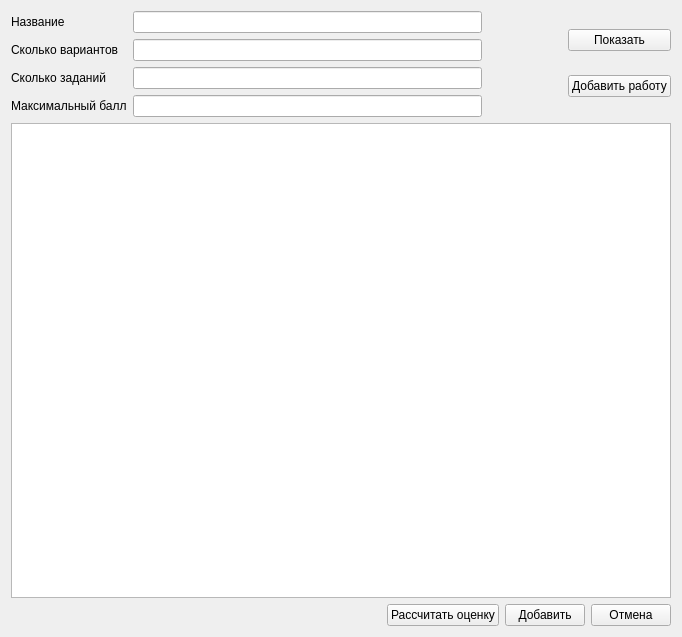
<?xml version="1.0" encoding="UTF-8"?>
<ui version="4.0">
 <class>Form</class>
 <widget class="QWidget" name="Form">
  <property name="geometry">
   <rect>
    <x>0</x>
    <y>0</y>
    <width>682</width>
    <height>637</height>
   </rect>
  </property>
  <property name="windowTitle">
   <string>Form</string>
  </property>
  <layout class="QGridLayout" name="gridLayout">
   <item row="0" column="0">
    <layout class="QVBoxLayout" name="verticalLayout_2">
     <item>
      <layout class="QHBoxLayout" name="horizontalLayout">
       <item>
        <layout class="QFormLayout" name="formLayout">
         <item row="0" column="0">
          <widget class="QLabel" name="label">
           <property name="text">
            <string>Название</string>
           </property>
          </widget>
         </item>
         <item row="0" column="1">
          <widget class="QLineEdit" name="lineEdit"/>
         </item>
         <item row="1" column="0">
          <widget class="QLabel" name="label_2">
           <property name="text">
            <string>Сколько вариантов</string>
           </property>
          </widget>
         </item>
         <item row="1" column="1">
          <widget class="QLineEdit" name="lineEdit_2"/>
         </item>
         <item row="2" column="0">
          <widget class="QLabel" name="label_3">
           <property name="text">
            <string>Сколько заданий</string>
           </property>
          </widget>
         </item>
         <item row="2" column="1">
          <widget class="QLineEdit" name="lineEdit_3"/>
         </item>
         <item row="3" column="0">
          <widget class="QLabel" name="label_5">
           <property name="text">
            <string>Максимальный балл</string>
           </property>
           <property name="scaledContents">
            <bool>true</bool>
           </property>
          </widget>
         </item>
         <item row="3" column="1">
          <widget class="QLineEdit" name="lineEdit_4"/>
         </item>
        </layout>
       </item>
       <item>
        <spacer name="horizontalSpacer">
         <property name="orientation">
          <enum>Qt::Horizontal</enum>
         </property>
         <property name="sizeType">
          <enum>QSizePolicy::Minimum</enum>
         </property>
         <property name="sizeHint" stdset="0">
          <size>
           <width>80</width>
           <height>20</height>
          </size>
         </property>
        </spacer>
       </item>
       <item>
        <layout class="QVBoxLayout" name="verticalLayout">
         <item>
          <widget class="QPushButton" name="pushButton_3">
           <property name="text">
            <string>Показать</string>
           </property>
          </widget>
         </item>
         <item>
          <widget class="QPushButton" name="pushButton_5">
           <property name="text">
            <string>Добавить работу</string>
           </property>
          </widget>
         </item>
        </layout>
       </item>
      </layout>
     </item>
     <item>
      <widget class="QTableWidget" name="tableWidget">
       <property name="rowCount">
        <number>0</number>
       </property>
       <property name="columnCount">
        <number>0</number>
       </property>
      </widget>
     </item>
     <item>
      <layout class="QHBoxLayout" name="horizontalLayout_2">
       <item>
        <widget class="QLabel" name="progress">
         <property name="font">
          <font>
           <family>Times New Roman</family>
           <pointsize>12</pointsize>
           <weight>75</weight>
           <bold>true</bold>
          </font>
         </property>
         <property name="text">
          <string/>
         </property>
        </widget>
       </item>
       <item>
        <spacer name="horizontalSpacer_2">
         <property name="orientation">
          <enum>Qt::Horizontal</enum>
         </property>
         <property name="sizeHint" stdset="0">
          <size>
           <width>40</width>
           <height>20</height>
          </size>
         </property>
        </spacer>
       </item>
       <item>
        <widget class="QPushButton" name="pushButton_4">
         <property name="text">
          <string>Рассчитать оценку</string>
         </property>
        </widget>
       </item>
       <item>
        <widget class="QPushButton" name="pushButton">
         <property name="text">
          <string>Добавить</string>
         </property>
        </widget>
       </item>
       <item>
        <widget class="QPushButton" name="pushButton_2">
         <property name="text">
          <string>Отмена</string>
         </property>
        </widget>
       </item>
      </layout>
     </item>
    </layout>
   </item>
  </layout>
 </widget>
 <resources/>
 <connections/>
</ui>
